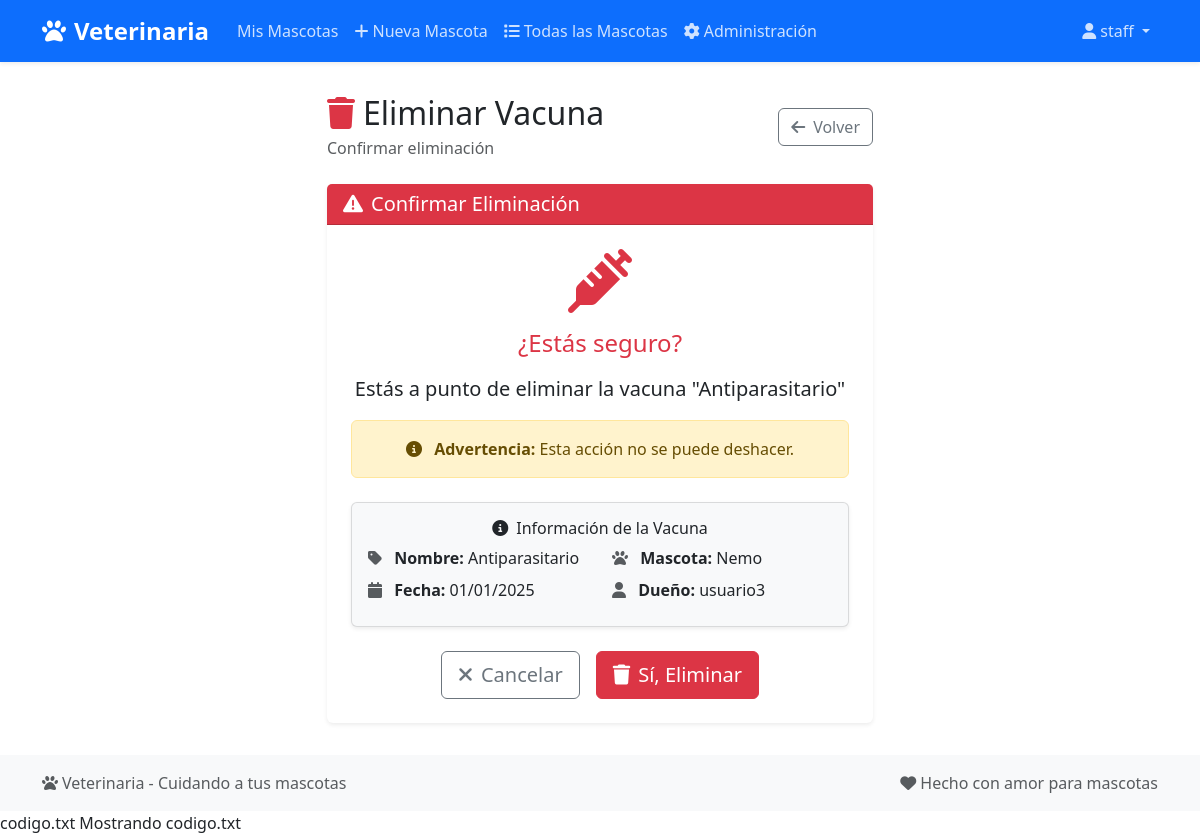
Page /veterinaria/vacuna/6/eliminar/ (signed in) on the earlier database version.
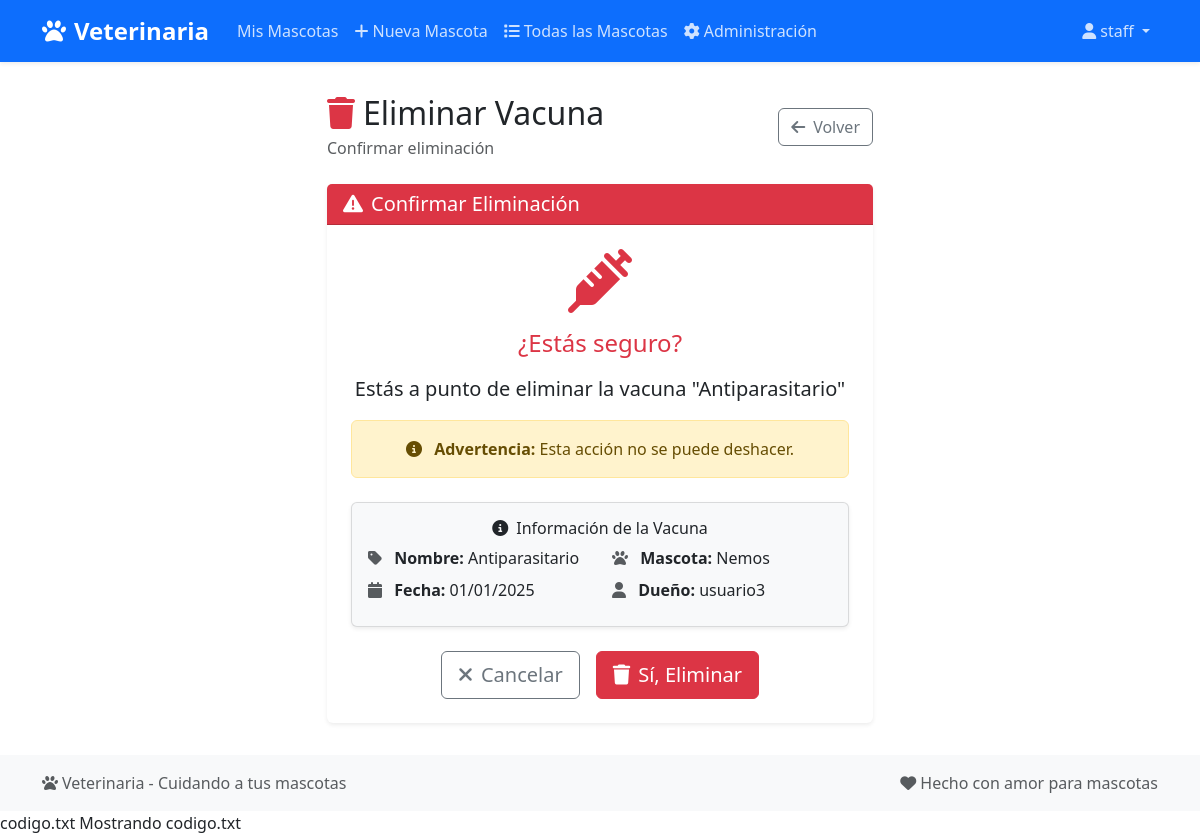
Same page on the later database version.
### Veterinaria/models.py (models this page shows, shortened)
class Vacuna(models.Model):
    mascota = models.ForeignKey(
        Mascota, on_delete=models.CASCADE, related_name='vacunas')
    nombre = models.CharField(max_length=100)
    fecha_aplicacion = models.DateField()
    proxima_dosis = models.DateField(null=True, blank=True)

class Mascota(models.Model):
    ESPECIES = [
        ('Perro', 'Perro'),
        ('Gato', 'Gato'),
        ('Otro', 'Otro'),
    ]
    nombre = models.CharField(max_length=100)
    especie = models.CharField(max_length=10, choices=ESPECIES)
    raza = models.CharField(max_length=100, blank=True)
    fecha_nacimiento = models.DateField()
    dueño = models.ForeignKey(
        User, on_delete=models.CASCADE, related_name='mascotas')

### Veterinaria/views.py (the view)
@staff_member_required
def eliminar_vacuna(request, vacuna_id):
    vacuna = get_object_or_404(Vacuna, id=vacuna_id)
    if request.method == 'POST':
        mascota_id = vacuna.mascota.id
        vacuna.delete()
        return redirect('detalle_mascota', mascota_id=mascota_id)
    return render(request, 'veterinaria/eliminar_vacuna.html', {'vacuna': vacuna})

### Veterinaria/templates/veterinaria/eliminar_vacuna.html (shortened to what this page needs)
{% extends 'veterinaria/base.html' %}
{% block content %}
<div class="row justify-content-center">
    <div class="col-lg-6">
        <div class="d-flex justify-content-between align-items-center mb-4">
            <div>
                <h2 class="mb-1">
                    <i class="fas fa-trash me-2 text-danger"></i>Eliminar Vacuna
                </h2>
                <p class="text-muted mb-0">Confirmar eliminación</p>
            </div>
            <a href="{% url 'detalle_vacunas' vacuna.mascota.id %}" class="btn btn-outline-secondary">
                <i class="fas fa-arrow-left me-2"></i>Volver
            </a>
        </div>
        <div class="card border-0 shadow-sm">
            <div class="card-header bg-danger text-white">
                <h5 class="mb-0">
                    <i class="fas fa-exclamation-triangle me-2"></i>Confirmar Eliminación
                </h5>
            </div>
            <div class="card-body p-4 text-center">
                <div class="mb-4">
                    <i class="fas fa-syringe fa-4x text-danger mb-3"></i>
                    <h4 class="text-danger mb-3">¿Estás seguro?</h4>
                    <p class="lead mb-3">
                        Estás a punto de eliminar la vacuna <strong>"{{ vacuna.nombre }}"</strong>
                    </p>
                    <div class="alert alert-warning">
                        <i class="fas fa-info-circle me-2"></i>
                        <strong>Advertencia:</strong> Esta acción no se puede deshacer.
                    </div>
                </div>
                <div class="card bg-light mb-4">
                    <div class="card-body">
                        <h6 class="card-title">
                            <i class="fas fa-info-circle me-2"></i>Información de la Vacuna
                        </h6>
                        <div class="row text-start">
                            <div class="col-md-6">
                                <p class="mb-2">
                                    <i class="fas fa-tag me-2 text-muted"></i>
                                    <strong>Nombre:</strong> {{ vacuna.nombre }}
                                </p>
                                <p class="mb-2">
                                    <i class="fas fa-calendar me-2 text-muted"></i>
                                    <strong>Fecha:</strong> {{ vacuna.fecha_aplicacion|date:"d/m/Y" }}
                                </p>
                            </div>
                            <div class="col-md-6">
                                <p class="mb-2">
                                    <i class="fas fa-paw me-2 text-muted"></i>
                                    <strong>Mascota:</strong> {{ vacuna.mascota.nombre }}
                                </p>
                                <p class="mb-0">
                                    <i class="fas fa-user me-2 text-muted"></i>
                                    <strong>Dueño:</strong> {{ vacuna.mascota.dueño.username }}
                                </p>
                            </div>
                        </div>
                    </div>
                </div>
                <form method="post">
                    <div class="d-flex justify-content-center gap-3">
                        <a href="{% url 'detalle_vacunas' vacuna.mascota.id %}" class="btn btn-outline-secondary btn-lg">
                            <i class="fas fa-times me-2"></i>Cancelar
                        </a>
                        <button type="submit" class="btn btn-danger btn-lg">
                            <i class="fas fa-trash me-2"></i>Sí, Eliminar
                        </button>
                    </div>
                </form>
            </div>
        </div>
    </div>
</div>
{% endblock %}

Differences in the rows shown:
changed through a linked row, Vacuna "Antiparasitario": mascota.nombre "Nemo" → "Nemos"
